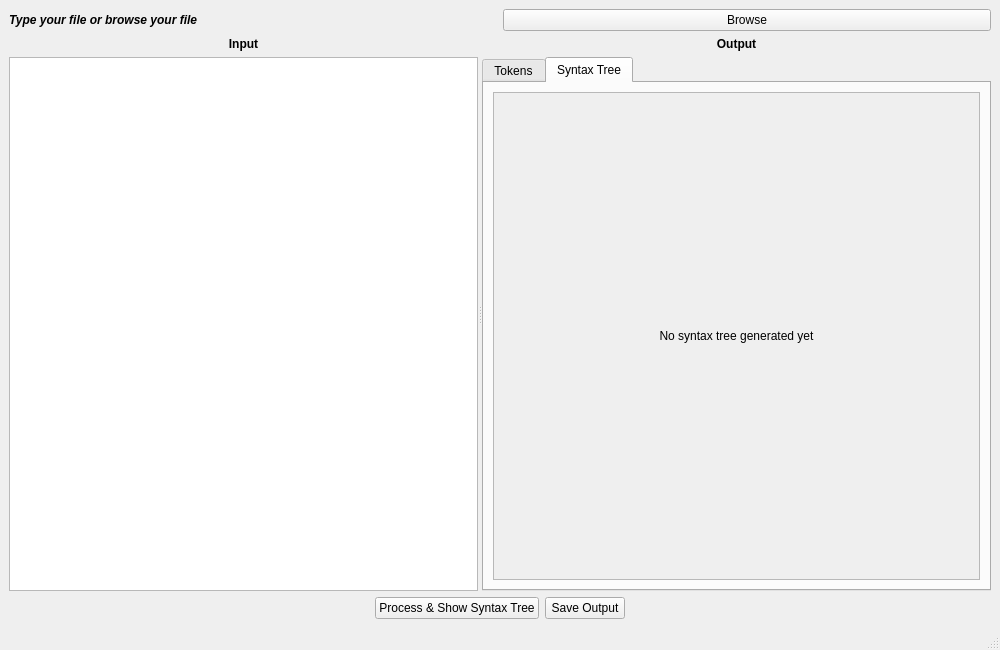
<?xml version="1.0" encoding="UTF-8"?>
<ui version="4.0">
 <class>InputWindow</class>
 <widget class="QMainWindow" name="InputWindow">
  <property name="geometry">
   <rect>
    <x>0</x>
    <y>0</y>
    <width>1000</width>
    <height>650</height>
   </rect>
  </property>
  <property name="windowTitle">
   <string>TINY Language Parser</string>
  </property>
  <widget class="QWidget" name="centralwidget">
   <layout class="QVBoxLayout" name="verticalLayout">
    <item>
     <layout class="QHBoxLayout" name="horizontalLayout">
      <item>
       <widget class="QLabel" name="label">
        <property name="font">
         <font>
          <italic>true</italic>
          <bold>true</bold>
         </font>
        </property>
        <property name="text">
         <string>Type your file or browse your file  </string>
        </property>
       </widget>
      </item>
      <item>
       <widget class="QPushButton" name="pushButton">
        <property name="text">
         <string>Browse</string>
        </property>
       </widget>
      </item>
     </layout>
    </item>
    <item>
     <widget class="QSplitter" name="splitter">
      <property name="orientation">
       <enum>Qt::Orientation::Horizontal</enum>
      </property>
      <widget class="QWidget" name="layoutWidget">
       <layout class="QVBoxLayout" name="verticalLayout_2">
        <item>
         <widget class="QLabel" name="label_2">
          <property name="font">
           <font>
            <bold>true</bold>
           </font>
          </property>
          <property name="text">
           <string>Input</string>
          </property>
          <property name="alignment">
           <set>Qt::AlignmentFlag::AlignCenter</set>
          </property>
         </widget>
        </item>
        <item>
         <widget class="QPlainTextEdit" name="inputField"/>
        </item>
       </layout>
      </widget>
      <widget class="QWidget" name="layoutWidget1">
       <layout class="QVBoxLayout" name="verticalLayout_3">
        <item>
         <widget class="QLabel" name="label_4">
          <property name="font">
           <font>
            <bold>true</bold>
           </font>
          </property>
          <property name="text">
           <string>Output</string>
          </property>
          <property name="alignment">
           <set>Qt::AlignmentFlag::AlignCenter</set>
          </property>
         </widget>
        </item>
        <item>
         <widget class="QTabWidget" name="tabWidget">
          <property name="currentIndex">
           <number>1</number>
          </property>
          <widget class="QWidget" name="tokensTab">
           <attribute name="title">
            <string>Tokens</string>
           </attribute>
           <layout class="QVBoxLayout" name="verticalLayout_4">
            <item>
             <widget class="QPlainTextEdit" name="tokensOutput">
              <property name="readOnly">
               <bool>true</bool>
              </property>
             </widget>
            </item>
           </layout>
          </widget>
          <widget class="QWidget" name="syntaxTreeTab">
           <attribute name="title">
            <string>Syntax Tree</string>
           </attribute>
           <layout class="QVBoxLayout" name="verticalLayout_5">
            <item>
             <widget class="QScrollArea" name="scrollArea">
              <property name="widgetResizable">
               <bool>true</bool>
              </property>
              <widget class="QWidget" name="scrollAreaWidgetContents">
               <property name="geometry">
                <rect>
                 <x>0</x>
                 <y>0</y>
                 <width>479</width>
                 <height>191</height>
                </rect>
               </property>
               <layout class="QVBoxLayout" name="verticalLayout_6">
                <item>
                 <widget class="QLabel" name="imageLabel">
                  <property name="text">
                   <string>No syntax tree generated yet</string>
                  </property>
                  <property name="alignment">
                   <set>Qt::AlignmentFlag::AlignCenter</set>
                  </property>
                  <property name="wordWrap">
                   <bool>true</bool>
                  </property>
                 </widget>
                </item>
               </layout>
              </widget>
             </widget>
            </item>
           </layout>
          </widget>
         </widget>
        </item>
       </layout>
      </widget>
     </widget>
    </item>
    <item>
     <layout class="QHBoxLayout" name="horizontalLayout_2">
      <item>
       <spacer name="horizontalSpacer_2">
        <property name="orientation">
         <enum>Qt::Orientation::Horizontal</enum>
        </property>
        <property name="sizeHint" stdset="0">
         <size>
          <width>40</width>
          <height>20</height>
         </size>
        </property>
       </spacer>
      </item>
      <item>
       <widget class="QPushButton" name="pushButton_2">
        <property name="text">
         <string>Process &amp;&amp; Show Syntax Tree</string>
        </property>
       </widget>
      </item>
      <item>
       <widget class="QPushButton" name="pushButton_3">
        <property name="text">
         <string>Save Output</string>
        </property>
       </widget>
      </item>
      <item>
       <spacer name="horizontalSpacer_3">
        <property name="orientation">
         <enum>Qt::Orientation::Horizontal</enum>
        </property>
        <property name="sizeHint" stdset="0">
         <size>
          <width>40</width>
          <height>20</height>
         </size>
        </property>
       </spacer>
      </item>
     </layout>
    </item>
   </layout>
  </widget>
  <widget class="QMenuBar" name="menubar">
   <property name="geometry">
    <rect>
     <x>0</x>
     <y>0</y>
     <width>1000</width>
     <height>26</height>
    </rect>
   </property>
  </widget>
  <widget class="QStatusBar" name="statusbar"/>
 </widget>
 <resources/>
 <connections/>
</ui>
